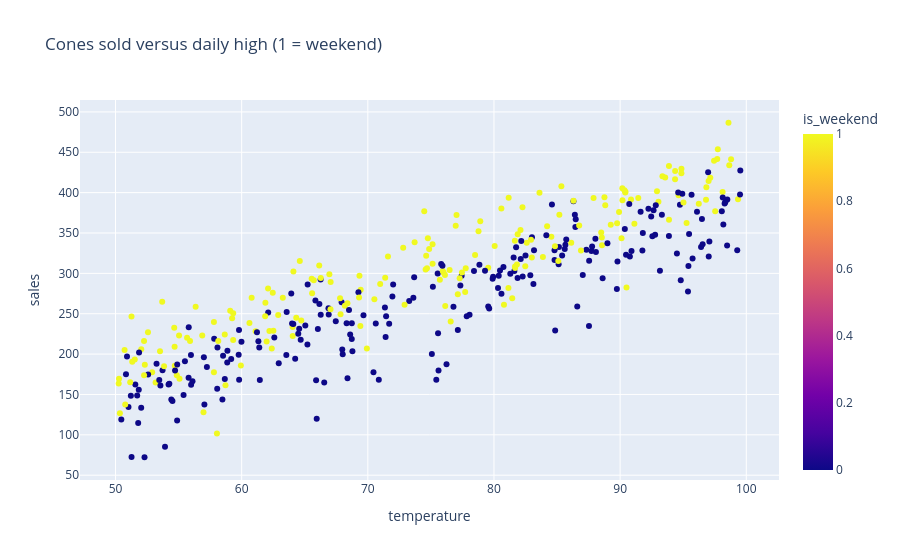
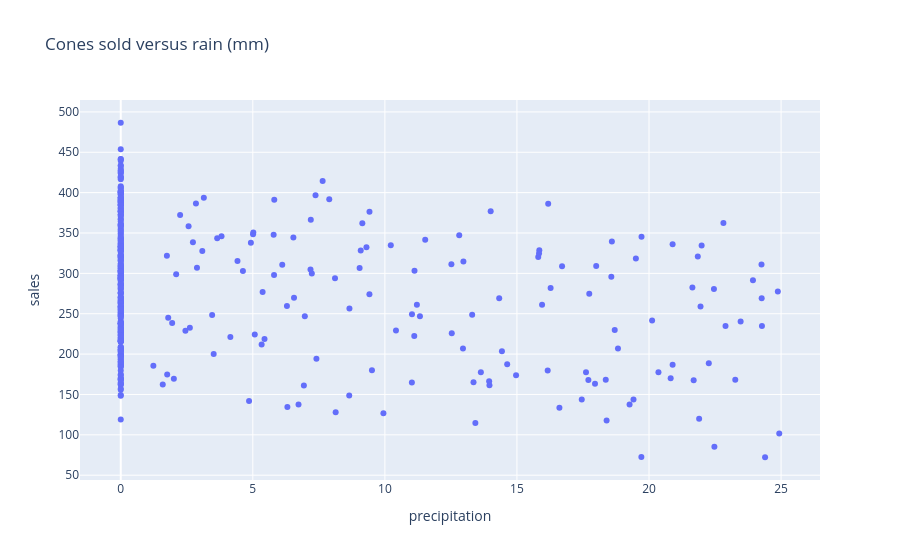

The code cell stored with these charts, in order, in its notebook:
### Code cell
px.scatter(df, x="temperature", y="sales", color="is_weekend", title="Cones sold versus daily high (1 = weekend)").show()
px.scatter(df, x="precipitation", y="sales", title="Cones sold versus rain (mm)").show()

### Figure 1 — Plotly figure (JSON) as saved in the notebook; plotly's stock layout.template omitted (floating-point values rounded to 4 significant figures; data arrays with more than 128 entries replaced by an {"elided": "..."} marker saying what was removed)
{"data": [{"hovertemplate": "temperature=%{x}<br>sales=%{y}<br>is_weekend=%{marker.color}<extra></extra>", "legendgroup": "", "marker": {"color": {"elided": "400 int values"}, "coloraxis": "coloraxis", "symbol": "circle"}, "mode": "markers", "name": "", "orientation": "v", "showlegend": false, "type": "scatter", "x": {"elided": "400 float values"}, "xaxis": "x", "y": {"elided": "400 float values"}, "yaxis": "y"}], "layout": {"coloraxis": {"colorbar": {"title": {"text": "is_weekend"}}, "colorscale": [[0.0, "#0d0887"], [0.1111, "#46039f"], [0.2222, "#7201a8"], [0.3333, "#9c179e"], [0.4444, "#bd3786"], [0.5556, "#d8576b"], [0.6667, "#ed7953"], [0.7778, "#fb9f3a"], [0.8889, "#fdca26"], [1.0, "#f0f921"]]}, "legend": {"tracegroupgap": 0}, "title": {"text": "Cones sold versus daily high (1 = weekend)"}, "xaxis": {"anchor": "y", "domain": [0.0, 1.0], "title": {"text": "temperature"}}, "yaxis": {"anchor": "x", "domain": [0.0, 1.0], "title": {"text": "sales"}}}}

### Figure 2 — Plotly figure (JSON) as saved in the notebook; plotly's stock layout.template omitted (floating-point values rounded to 4 significant figures; data arrays with more than 128 entries replaced by an {"elided": "..."} marker saying what was removed)
{"data": [{"hovertemplate": "precipitation=%{x}<br>sales=%{y}<extra></extra>", "legendgroup": "", "marker": {"color": "#636efa", "symbol": "circle"}, "mode": "markers", "name": "", "orientation": "v", "showlegend": false, "type": "scatter", "x": {"elided": "400 float values"}, "xaxis": "x", "y": {"elided": "400 float values"}, "yaxis": "y"}], "layout": {"legend": {"tracegroupgap": 0}, "title": {"text": "Cones sold versus rain (mm)"}, "xaxis": {"anchor": "y", "domain": [0.0, 1.0], "title": {"text": "precipitation"}}, "yaxis": {"anchor": "x", "domain": [0.0, 1.0], "title": {"text": "sales"}}}}
